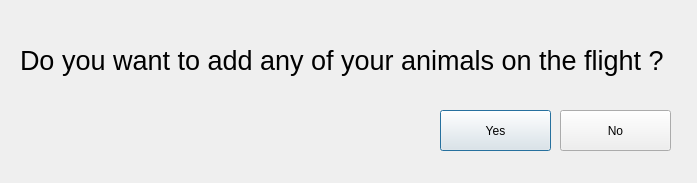
<?xml version="1.0" encoding="UTF-8"?>
<ui version="4.0">
 <class>Dialog</class>
 <widget class="QDialog" name="Dialog">
  <property name="geometry">
   <rect>
    <x>0</x>
    <y>0</y>
    <width>697</width>
    <height>183</height>
   </rect>
  </property>
  <property name="windowTitle">
   <string>Dialog</string>
  </property>
  <widget class="QLabel" name="askAniamals">
   <property name="geometry">
    <rect>
     <x>20</x>
     <y>20</y>
     <width>661</width>
     <height>81</height>
    </rect>
   </property>
   <property name="font">
    <font>
     <pointsize>20</pointsize>
    </font>
   </property>
   <property name="text">
    <string>Do you want to add any of your animals on the flight ?</string>
   </property>
  </widget>
  <widget class="QPushButton" name="yes">
   <property name="geometry">
    <rect>
     <x>440</x>
     <y>110</y>
     <width>111</width>
     <height>41</height>
    </rect>
   </property>
   <property name="text">
    <string>Yes</string>
   </property>
  </widget>
  <widget class="QPushButton" name="no">
   <property name="geometry">
    <rect>
     <x>560</x>
     <y>110</y>
     <width>111</width>
     <height>41</height>
    </rect>
   </property>
   <property name="text">
    <string>No</string>
   </property>
  </widget>
 </widget>
 <resources/>
 <connections/>
</ui>
